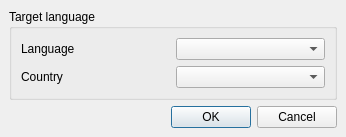
<ui version="4.0" >
 <class>TranslationSettings</class>
 <widget class="QDialog" name="TranslationSettings" >
  <property name="geometry" >
   <rect>
    <x>0</x>
    <y>0</y>
    <width>346</width>
    <height>125</height>
   </rect>
  </property>
  <property name="windowTitle" >
   <string>Qt Linguist - Translation file settings</string>
  </property>
  <layout class="QVBoxLayout" >
   <property name="margin" >
    <number>9</number>
   </property>
   <property name="spacing" >
    <number>6</number>
   </property>
   <item>
    <widget class="QGroupBox" name="groupBox" >
     <property name="title" >
      <string>Target language</string>
     </property>
     <layout class="QGridLayout" >
      <property name="margin" >
       <number>9</number>
      </property>
      <property name="spacing" >
       <number>6</number>
      </property>
      <item row="0" column="1" >
       <widget class="QComboBox" name="cbLanguageList" />
      </item>
      <item row="0" column="0" >
       <widget class="QLabel" name="label" >
        <property name="text" >
         <string>Language</string>
        </property>
        <property name="buddy" >
         <cstring>cbLanguageList</cstring>
        </property>
       </widget>
      </item>
      <item row="1" column="1" >
       <widget class="QComboBox" name="cbCountryList" />
      </item>
      <item row="1" column="0" >
       <widget class="QLabel" name="lblCountry" >
        <property name="text" >
         <string>Country</string>
        </property>
       </widget>
      </item>
     </layout>
    </widget>
   </item>
   <item>
    <widget class="QDialogButtonBox" name="buttonBox" >
     <property name="orientation" >
      <enum>Qt::Horizontal</enum>
     </property>
     <property name="standardButtons" >
      <set>QDialogButtonBox::Cancel|QDialogButtonBox::NoButton|QDialogButtonBox::Ok</set>
     </property>
    </widget>
   </item>
  </layout>
 </widget>
 <resources/>
 <connections>
  <connection>
   <sender>buttonBox</sender>
   <signal>accepted()</signal>
   <receiver>TranslationSettings</receiver>
   <slot>accept()</slot>
   <hints>
    <hint type="sourcelabel" >
     <x>244</x>
     <y>224</y>
    </hint>
    <hint type="destinationlabel" >
     <x>157</x>
     <y>242</y>
    </hint>
   </hints>
  </connection>
  <connection>
   <sender>buttonBox</sender>
   <signal>rejected()</signal>
   <receiver>TranslationSettings</receiver>
   <slot>reject()</slot>
   <hints>
    <hint type="sourcelabel" >
     <x>312</x>
     <y>230</y>
    </hint>
    <hint type="destinationlabel" >
     <x>286</x>
     <y>242</y>
    </hint>
   </hints>
  </connection>
 </connections>
</ui>
